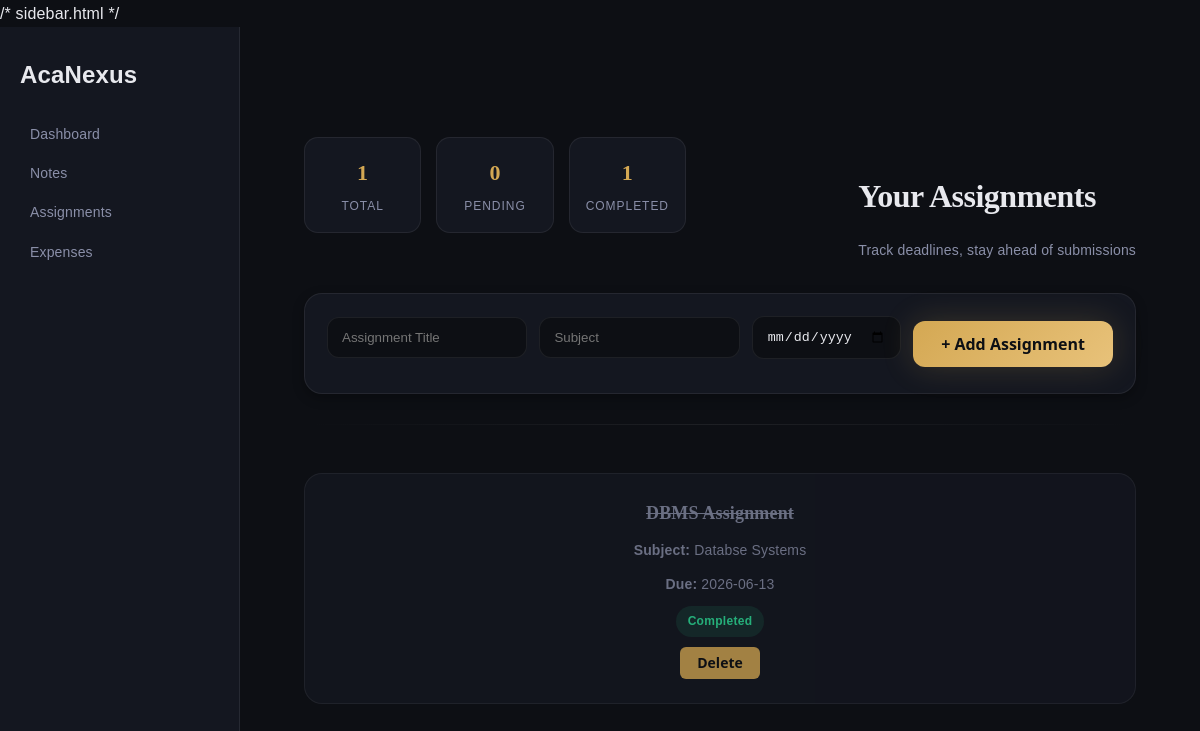
Before: /assignments with the older database file.
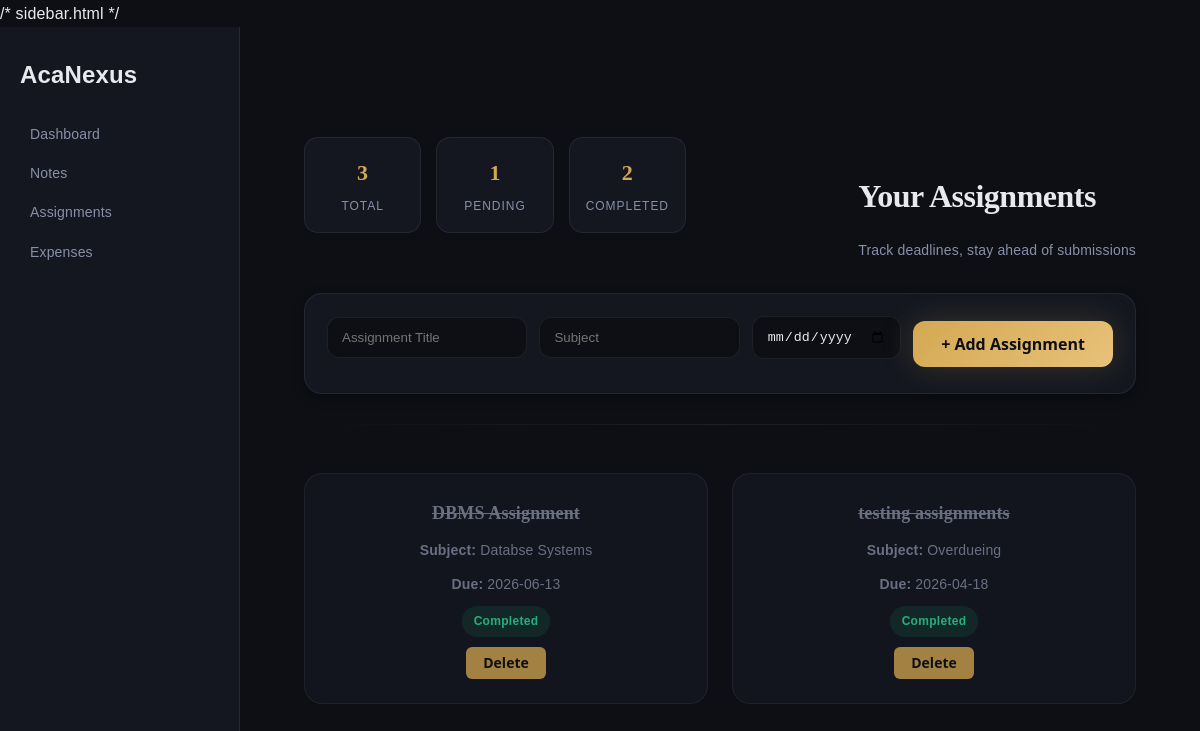
After: the same page with the newer database file.
### tables this page shows
CREATE TABLE assignments (
    id INTEGER PRIMARY KEY AUTOINCREMENT,
    title TEXT NOT NULL,
    subject TEXT NOT NULL,
    due_date TEXT NOT NULL,
    status TEXT DEFAULT 'Pending'
);

### app.py (the view, shortened to what this page needs)
@app.route("/assignments", methods=["GET", "POST"])
def assignments():
    conn = sqlite3.connect("database/acanexus.db")
    cursor = conn.cursor()
    cursor.execute("SELECT * FROM assignments")
    assignments = cursor.fetchall()
    today = date.today().isoformat()
    conn.close()
    return render_template(
        "assignments.html",
        assignments=assignments,
        today=today
    )

### templates/assignments.html (shortened to what this page needs)
{% extends "base.html" %} {% block content %}
<section class="assignments-page">
  <div class="container">
    <div class="assignments-topbar">
      <div class="assignments-stats">
        <div class="stat-box">
          <h3>{{ assignments|length }}</h3>
          <p>Total</p>
        </div>
        <div class="stat-box">
          <h3>
            {{ assignments | selectattr(4, "equalto", "Pending") | list | length
            }}
          </h3>
          <p>Pending</p>
        </div>
        <div class="stat-box">
          <h3>
            {{ assignments | selectattr(4, "equalto", "Completed") | list |
            length }}
          </h3>
          <p>Completed</p>
        </div>
      </div>
      <div>
        <h2>Your Assignments</h2>
        <p class="section-sub">Track deadlines, stay ahead of submissions</p>
      </div>
    </div>
    <div class="assignment-form-card">
      <form method="POST" class="assignment-form">
        <input
          type="text"
          name="title"
          placeholder="Assignment Title"
          required
        />
        <input type="text" name="subject" placeholder="Subject" required />
        <input type="date" name="due_date" required />
        <button type="submit" class="btn btn-gold">+ Add Assignment</button>
      </form>
    </div>
    <hr class="divider" />
    <div class="assignments-grid">
      {% if assignments|length == 0 %}
      <div class="assignments-empty">
        <h3>No Assignments Yet</h3>
        <p>Add your first assignment and stay ahead 🚀</p>
      </div>
      {% else %} {% for assignment in assignments %}
      <div class="assignment-card">
        <h3 class="assignment-title">{{ assignment[1] }}</h3>
        <p class="assignment-meta">
          <strong>Subject:</strong> {{ assignment[2] }}
        </p>
        <p class="assignment-meta"><strong>Due:</strong> {{ assignment[3] }}</p>
        {% if assignment[4] == "Completed" %}
        <span class="status-pill done">Completed</span>
        {% elif assignment[3] < today %}
        <span class="status-pill overdue">Overdue</span>
        {% else %}
        <span class="status-pill pending">Pending</span>
        {% endif %}
        <div class="assignment-actions">
          <a
            href="/delete_assignment/{{ assignment[0] }}"
            onclick="return confirm('Delete this assignment?');"
          >
            <button class="btn btn-primary-sm">Delete</button>
          </a>
        </div>
      </div>
      {% endfor %} {% endif %}
    </div>
  </div>
</section>
{% endblock %}

Changed rows visible on the page:
added assignments: title "testing assignments", subject "Overdueing", due_date "2026-04-18", status "Completed"
Other visible differences:
{{ assignments|length }}: "1" → "3"
{{ assignments | selectattr(4, "equalto", "Pending") | list | length }}: "0" → "1"
text no longer shown: "1"
text now shown: "2"
